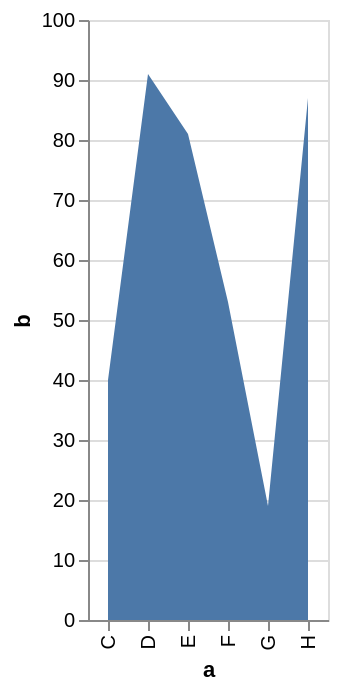

Express this chart as Vega-Lite.
### Vega-Lite specification from a JSON file in a GitHub repository (floating-point values rounded to 4 significant figures)
{"$schema": "https://vega.github.io/schema/vega-lite/v2.json", "description": "A simple bar chart with embedded data.", "data": {"values": [{"a": "C", "b": 40}, {"a": "D", "b": 91}, {"a": "E", "b": 81}, {"a": "F", "b": 53}, {"a": "G", "b": 19}, {"a": "H", "b": 87}]}, "mark": "area", "encoding": {"x": {"field": "a", "type": "ordinal"}, "y": {"field": "b", "type": "quantitative"}}}
